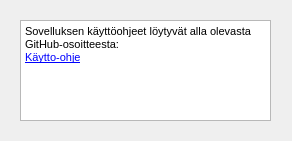
<?xml version="1.0" encoding="UTF-8"?>
<ui version="4.0">
 <class>Dialog</class>
 <widget class="QDialog" name="Dialog">
  <property name="geometry">
   <rect>
    <x>0</x>
    <y>0</y>
    <width>292</width>
    <height>141</height>
   </rect>
  </property>
  <property name="windowTitle">
   <string>Dialog</string>
  </property>
  <widget class="QTextBrowser" name="manualTextBrowser">
   <property name="geometry">
    <rect>
     <x>20</x>
     <y>20</y>
     <width>251</width>
     <height>101</height>
    </rect>
   </property>
   <property name="html">
    <string>&lt;!DOCTYPE HTML PUBLIC &quot;-//W3C//DTD HTML 4.0//EN&quot; &quot;http://www.w3.org/TR/REC-html40/strict.dtd&quot;&gt;
&lt;html&gt;&lt;head&gt;&lt;meta name=&quot;qrichtext&quot; content=&quot;1&quot; /&gt;&lt;style type=&quot;text/css&quot;&gt;
p, li { white-space: pre-wrap; }
&lt;/style&gt;&lt;/head&gt;&lt;body style=&quot; font-family:'MS Shell Dlg 2'; font-size:8.25pt; font-weight:400; font-style:normal;&quot;&gt;
&lt;p style=&quot; margin-top:0px; margin-bottom:0px; margin-left:0px; margin-right:0px; -qt-block-indent:0; text-indent:0px;&quot;&gt;Sovelluksen käyttöohjeet löytyvät alla olevasta GitHub-osoitteesta:&lt;/p&gt;
&lt;p style=&quot; margin-top:0px; margin-bottom:0px; margin-left:0px; margin-right:0px; -qt-block-indent:0; text-indent:0px;&quot;&gt;&lt;a href=&quot;https://github.com/eeroleppalehto/Jahtirekisteri_Eero/wiki&quot;&gt;&lt;span style=&quot; font-size:8pt; text-decoration: underline; color:#0000ff;&quot;&gt;Käytto-ohje&lt;/span&gt;&lt;/a&gt;&lt;/p&gt;&lt;/body&gt;&lt;/html&gt;</string>
   </property>
   <property name="openExternalLinks">
    <bool>true</bool>
   </property>
  </widget>
 </widget>
 <resources/>
 <connections/>
</ui>
